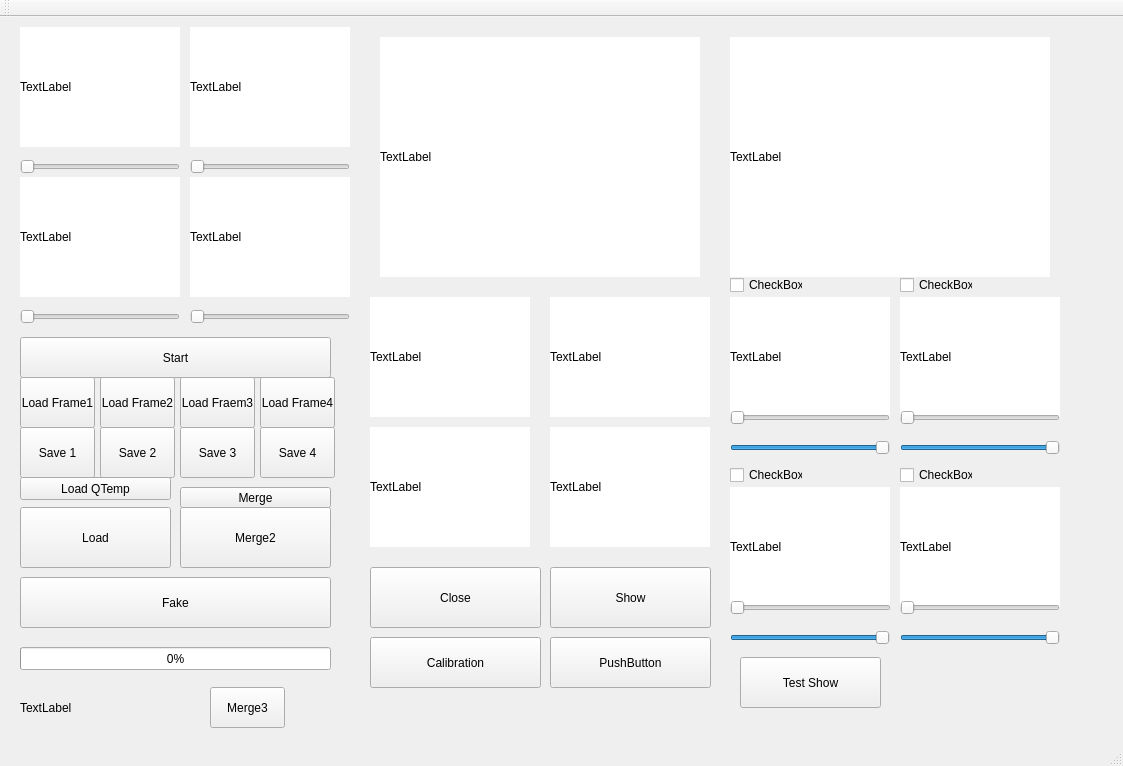
<?xml version="1.0" encoding="UTF-8"?>
<ui version="4.0">
 <class>MainWindow</class>
 <widget class="QMainWindow" name="MainWindow">
  <property name="geometry">
   <rect>
    <x>0</x>
    <y>0</y>
    <width>1123</width>
    <height>766</height>
   </rect>
  </property>
  <property name="windowTitle">
   <string>MainWindow</string>
  </property>
  <widget class="QWidget" name="centralWidget">
   <widget class="QPushButton" name="StartButton">
    <property name="geometry">
     <rect>
      <x>20</x>
      <y>320</y>
      <width>311</width>
      <height>41</height>
     </rect>
    </property>
    <property name="text">
     <string>Start</string>
    </property>
   </widget>
   <widget class="QPushButton" name="closeButton">
    <property name="geometry">
     <rect>
      <x>370</x>
      <y>550</y>
      <width>171</width>
      <height>61</height>
     </rect>
    </property>
    <property name="text">
     <string>Close</string>
    </property>
   </widget>
   <widget class="QLabel" name="label1">
    <property name="geometry">
     <rect>
      <x>20</x>
      <y>10</y>
      <width>160</width>
      <height>120</height>
     </rect>
    </property>
    <property name="styleSheet">
     <string notr="true">background-color: rgb(255, 255, 255);</string>
    </property>
    <property name="text">
     <string>TextLabel</string>
    </property>
   </widget>
   <widget class="QLabel" name="label2">
    <property name="geometry">
     <rect>
      <x>190</x>
      <y>10</y>
      <width>160</width>
      <height>120</height>
     </rect>
    </property>
    <property name="styleSheet">
     <string notr="true">background-color: rgb(255, 255, 255);</string>
    </property>
    <property name="text">
     <string>TextLabel</string>
    </property>
   </widget>
   <widget class="QLabel" name="label3">
    <property name="geometry">
     <rect>
      <x>20</x>
      <y>160</y>
      <width>160</width>
      <height>120</height>
     </rect>
    </property>
    <property name="styleSheet">
     <string notr="true">background-color: rgb(255, 255, 255);</string>
    </property>
    <property name="text">
     <string>TextLabel</string>
    </property>
   </widget>
   <widget class="QLabel" name="label4">
    <property name="geometry">
     <rect>
      <x>190</x>
      <y>160</y>
      <width>160</width>
      <height>120</height>
     </rect>
    </property>
    <property name="styleSheet">
     <string notr="true">background-color: rgb(255, 255, 255);</string>
    </property>
    <property name="text">
     <string>TextLabel</string>
    </property>
   </widget>
   <widget class="QLabel" name="labelresult">
    <property name="geometry">
     <rect>
      <x>380</x>
      <y>20</y>
      <width>320</width>
      <height>240</height>
     </rect>
    </property>
    <property name="styleSheet">
     <string notr="true">background-color: rgb(255, 255, 255);</string>
    </property>
    <property name="text">
     <string>TextLabel</string>
    </property>
   </widget>
   <widget class="QPushButton" name="pushButton_2">
    <property name="geometry">
     <rect>
      <x>180</x>
      <y>470</y>
      <width>151</width>
      <height>21</height>
     </rect>
    </property>
    <property name="text">
     <string>Merge</string>
    </property>
   </widget>
   <widget class="QPushButton" name="LF1Button">
    <property name="geometry">
     <rect>
      <x>20</x>
      <y>360</y>
      <width>75</width>
      <height>51</height>
     </rect>
    </property>
    <property name="text">
     <string>Load Frame1</string>
    </property>
   </widget>
   <widget class="QPushButton" name="LF2Button">
    <property name="geometry">
     <rect>
      <x>100</x>
      <y>360</y>
      <width>75</width>
      <height>51</height>
     </rect>
    </property>
    <property name="text">
     <string>Load Frame2</string>
    </property>
   </widget>
   <widget class="QPushButton" name="LF3Button">
    <property name="geometry">
     <rect>
      <x>180</x>
      <y>360</y>
      <width>75</width>
      <height>51</height>
     </rect>
    </property>
    <property name="text">
     <string>Load Fraem3</string>
    </property>
   </widget>
   <widget class="QPushButton" name="LF4Button">
    <property name="geometry">
     <rect>
      <x>260</x>
      <y>360</y>
      <width>75</width>
      <height>51</height>
     </rect>
    </property>
    <property name="text">
     <string>Load Frame4</string>
    </property>
   </widget>
   <widget class="QPushButton" name="Save1Button">
    <property name="geometry">
     <rect>
      <x>20</x>
      <y>410</y>
      <width>75</width>
      <height>51</height>
     </rect>
    </property>
    <property name="text">
     <string>Save 1</string>
    </property>
   </widget>
   <widget class="QPushButton" name="Save2Button">
    <property name="geometry">
     <rect>
      <x>100</x>
      <y>410</y>
      <width>75</width>
      <height>51</height>
     </rect>
    </property>
    <property name="text">
     <string>Save 2</string>
    </property>
   </widget>
   <widget class="QPushButton" name="Save3Button">
    <property name="geometry">
     <rect>
      <x>180</x>
      <y>410</y>
      <width>75</width>
      <height>51</height>
     </rect>
    </property>
    <property name="text">
     <string>Save 3</string>
    </property>
   </widget>
   <widget class="QPushButton" name="Save4Button">
    <property name="geometry">
     <rect>
      <x>260</x>
      <y>410</y>
      <width>75</width>
      <height>51</height>
     </rect>
    </property>
    <property name="text">
     <string>Save 4</string>
    </property>
   </widget>
   <widget class="QPushButton" name="LoadButton">
    <property name="geometry">
     <rect>
      <x>20</x>
      <y>490</y>
      <width>151</width>
      <height>61</height>
     </rect>
    </property>
    <property name="text">
     <string>Load</string>
    </property>
   </widget>
   <widget class="QPushButton" name="Merger_2Buttom">
    <property name="geometry">
     <rect>
      <x>180</x>
      <y>490</y>
      <width>151</width>
      <height>61</height>
     </rect>
    </property>
    <property name="text">
     <string>Merge2</string>
    </property>
   </widget>
   <widget class="QSlider" name="horizontalSlider_frame1">
    <property name="geometry">
     <rect>
      <x>20</x>
      <y>140</y>
      <width>160</width>
      <height>19</height>
     </rect>
    </property>
    <property name="maximum">
     <number>255</number>
    </property>
    <property name="orientation">
     <enum>Qt::Horizontal</enum>
    </property>
   </widget>
   <widget class="QSlider" name="horizontalSlider_frame2">
    <property name="geometry">
     <rect>
      <x>190</x>
      <y>140</y>
      <width>160</width>
      <height>19</height>
     </rect>
    </property>
    <property name="maximum">
     <number>255</number>
    </property>
    <property name="orientation">
     <enum>Qt::Horizontal</enum>
    </property>
   </widget>
   <widget class="QSlider" name="horizontalSlider_frame3">
    <property name="geometry">
     <rect>
      <x>20</x>
      <y>290</y>
      <width>160</width>
      <height>19</height>
     </rect>
    </property>
    <property name="maximum">
     <number>255</number>
    </property>
    <property name="orientation">
     <enum>Qt::Horizontal</enum>
    </property>
   </widget>
   <widget class="QSlider" name="horizontalSlider_frame4">
    <property name="geometry">
     <rect>
      <x>190</x>
      <y>290</y>
      <width>160</width>
      <height>19</height>
     </rect>
    </property>
    <property name="maximum">
     <number>255</number>
    </property>
    <property name="orientation">
     <enum>Qt::Horizontal</enum>
    </property>
   </widget>
   <widget class="QLabel" name="labelwarp1">
    <property name="geometry">
     <rect>
      <x>370</x>
      <y>280</y>
      <width>160</width>
      <height>120</height>
     </rect>
    </property>
    <property name="styleSheet">
     <string notr="true">background-color: rgb(255, 255, 255);</string>
    </property>
    <property name="text">
     <string>TextLabel</string>
    </property>
   </widget>
   <widget class="QLabel" name="labelwarp2">
    <property name="geometry">
     <rect>
      <x>550</x>
      <y>280</y>
      <width>160</width>
      <height>120</height>
     </rect>
    </property>
    <property name="styleSheet">
     <string notr="true">background-color: rgb(255, 255, 255);</string>
    </property>
    <property name="text">
     <string>TextLabel</string>
    </property>
   </widget>
   <widget class="QLabel" name="labelwarp3">
    <property name="geometry">
     <rect>
      <x>370</x>
      <y>410</y>
      <width>160</width>
      <height>120</height>
     </rect>
    </property>
    <property name="styleSheet">
     <string notr="true">background-color: rgb(255, 255, 255);</string>
    </property>
    <property name="text">
     <string>TextLabel</string>
    </property>
   </widget>
   <widget class="QLabel" name="labelwarp4">
    <property name="geometry">
     <rect>
      <x>550</x>
      <y>410</y>
      <width>160</width>
      <height>120</height>
     </rect>
    </property>
    <property name="styleSheet">
     <string notr="true">background-color: rgb(255, 255, 255);</string>
    </property>
    <property name="text">
     <string>TextLabel</string>
    </property>
   </widget>
   <widget class="QLabel" name="label_fakeResult">
    <property name="geometry">
     <rect>
      <x>730</x>
      <y>20</y>
      <width>320</width>
      <height>240</height>
     </rect>
    </property>
    <property name="styleSheet">
     <string notr="true">background-color: rgb(255, 255, 255);</string>
    </property>
    <property name="text">
     <string>TextLabel</string>
    </property>
   </widget>
   <widget class="QLabel" name="labelaffect1">
    <property name="geometry">
     <rect>
      <x>730</x>
      <y>280</y>
      <width>160</width>
      <height>120</height>
     </rect>
    </property>
    <property name="styleSheet">
     <string notr="true">background-color: rgb(255, 255, 255);</string>
    </property>
    <property name="text">
     <string>TextLabel</string>
    </property>
   </widget>
   <widget class="QLabel" name="labelaffect2">
    <property name="geometry">
     <rect>
      <x>900</x>
      <y>280</y>
      <width>160</width>
      <height>120</height>
     </rect>
    </property>
    <property name="styleSheet">
     <string notr="true">background-color: rgb(255, 255, 255);</string>
    </property>
    <property name="text">
     <string>TextLabel</string>
    </property>
   </widget>
   <widget class="QLabel" name="labelaffect3">
    <property name="geometry">
     <rect>
      <x>730</x>
      <y>470</y>
      <width>160</width>
      <height>120</height>
     </rect>
    </property>
    <property name="styleSheet">
     <string notr="true">background-color: rgb(255, 255, 255);</string>
    </property>
    <property name="text">
     <string>TextLabel</string>
    </property>
   </widget>
   <widget class="QLabel" name="labelaffect4">
    <property name="geometry">
     <rect>
      <x>900</x>
      <y>470</y>
      <width>160</width>
      <height>120</height>
     </rect>
    </property>
    <property name="styleSheet">
     <string notr="true">background-color: rgb(255, 255, 255);</string>
    </property>
    <property name="text">
     <string>TextLabel</string>
    </property>
   </widget>
   <widget class="QPushButton" name="Fake_Buttom">
    <property name="geometry">
     <rect>
      <x>20</x>
      <y>560</y>
      <width>311</width>
      <height>51</height>
     </rect>
    </property>
    <property name="text">
     <string>Fake</string>
    </property>
   </widget>
   <widget class="QProgressBar" name="progressBar_Merge">
    <property name="geometry">
     <rect>
      <x>20</x>
      <y>630</y>
      <width>311</width>
      <height>23</height>
     </rect>
    </property>
    <property name="value">
     <number>0</number>
    </property>
   </widget>
   <widget class="QPushButton" name="ShowButton">
    <property name="geometry">
     <rect>
      <x>550</x>
      <y>550</y>
      <width>161</width>
      <height>61</height>
     </rect>
    </property>
    <property name="text">
     <string>Show</string>
    </property>
   </widget>
   <widget class="QPushButton" name="CalibrationButton">
    <property name="geometry">
     <rect>
      <x>370</x>
      <y>620</y>
      <width>171</width>
      <height>51</height>
     </rect>
    </property>
    <property name="text">
     <string>Calibration</string>
    </property>
   </widget>
   <widget class="QPushButton" name="CalButton">
    <property name="geometry">
     <rect>
      <x>550</x>
      <y>620</y>
      <width>161</width>
      <height>51</height>
     </rect>
    </property>
    <property name="text">
     <string>PushButton</string>
    </property>
   </widget>
   <widget class="QPushButton" name="mergeButton">
    <property name="geometry">
     <rect>
      <x>210</x>
      <y>670</y>
      <width>75</width>
      <height>41</height>
     </rect>
    </property>
    <property name="text">
     <string>Merge3</string>
    </property>
   </widget>
   <widget class="QPushButton" name="pushButton">
    <property name="geometry">
     <rect>
      <x>20</x>
      <y>460</y>
      <width>151</width>
      <height>23</height>
     </rect>
    </property>
    <property name="text">
     <string>Load QTemp</string>
    </property>
   </widget>
   <widget class="QSlider" name="RSlider1">
    <property name="geometry">
     <rect>
      <x>730</x>
      <y>390</y>
      <width>160</width>
      <height>22</height>
     </rect>
    </property>
    <property name="maximum">
     <number>255</number>
    </property>
    <property name="orientation">
     <enum>Qt::Horizontal</enum>
    </property>
   </widget>
   <widget class="QSlider" name="RSlider2">
    <property name="geometry">
     <rect>
      <x>900</x>
      <y>390</y>
      <width>160</width>
      <height>22</height>
     </rect>
    </property>
    <property name="maximum">
     <number>255</number>
    </property>
    <property name="orientation">
     <enum>Qt::Horizontal</enum>
    </property>
   </widget>
   <widget class="QSlider" name="RSlider3">
    <property name="geometry">
     <rect>
      <x>730</x>
      <y>580</y>
      <width>161</width>
      <height>22</height>
     </rect>
    </property>
    <property name="maximum">
     <number>255</number>
    </property>
    <property name="orientation">
     <enum>Qt::Horizontal</enum>
    </property>
   </widget>
   <widget class="QSlider" name="RSlider4">
    <property name="geometry">
     <rect>
      <x>900</x>
      <y>580</y>
      <width>160</width>
      <height>22</height>
     </rect>
    </property>
    <property name="maximum">
     <number>255</number>
    </property>
    <property name="orientation">
     <enum>Qt::Horizontal</enum>
    </property>
   </widget>
   <widget class="QCheckBox" name="checkBox1">
    <property name="geometry">
     <rect>
      <x>730</x>
      <y>260</y>
      <width>73</width>
      <height>16</height>
     </rect>
    </property>
    <property name="text">
     <string>CheckBox</string>
    </property>
   </widget>
   <widget class="QCheckBox" name="checkBox2">
    <property name="geometry">
     <rect>
      <x>900</x>
      <y>260</y>
      <width>73</width>
      <height>16</height>
     </rect>
    </property>
    <property name="text">
     <string>CheckBox</string>
    </property>
   </widget>
   <widget class="QCheckBox" name="checkBox3">
    <property name="geometry">
     <rect>
      <x>730</x>
      <y>450</y>
      <width>73</width>
      <height>16</height>
     </rect>
    </property>
    <property name="text">
     <string>CheckBox</string>
    </property>
   </widget>
   <widget class="QCheckBox" name="checkBox4">
    <property name="geometry">
     <rect>
      <x>900</x>
      <y>450</y>
      <width>73</width>
      <height>16</height>
     </rect>
    </property>
    <property name="text">
     <string>CheckBox</string>
    </property>
   </widget>
   <widget class="QSlider" name="Filter1">
    <property name="geometry">
     <rect>
      <x>730</x>
      <y>420</y>
      <width>160</width>
      <height>22</height>
     </rect>
    </property>
    <property name="value">
     <number>99</number>
    </property>
    <property name="orientation">
     <enum>Qt::Horizontal</enum>
    </property>
   </widget>
   <widget class="QSlider" name="Filter2">
    <property name="geometry">
     <rect>
      <x>900</x>
      <y>420</y>
      <width>160</width>
      <height>22</height>
     </rect>
    </property>
    <property name="value">
     <number>99</number>
    </property>
    <property name="orientation">
     <enum>Qt::Horizontal</enum>
    </property>
   </widget>
   <widget class="QSlider" name="Filter3">
    <property name="geometry">
     <rect>
      <x>730</x>
      <y>610</y>
      <width>160</width>
      <height>22</height>
     </rect>
    </property>
    <property name="value">
     <number>99</number>
    </property>
    <property name="orientation">
     <enum>Qt::Horizontal</enum>
    </property>
   </widget>
   <widget class="QSlider" name="Filter4">
    <property name="geometry">
     <rect>
      <x>900</x>
      <y>610</y>
      <width>160</width>
      <height>22</height>
     </rect>
    </property>
    <property name="value">
     <number>99</number>
    </property>
    <property name="orientation">
     <enum>Qt::Horizontal</enum>
    </property>
   </widget>
   <widget class="QPushButton" name="showTestButton">
    <property name="geometry">
     <rect>
      <x>740</x>
      <y>640</y>
      <width>141</width>
      <height>51</height>
     </rect>
    </property>
    <property name="text">
     <string>Test Show</string>
    </property>
   </widget>
   <widget class="QLabel" name="Camera">
    <property name="geometry">
     <rect>
      <x>20</x>
      <y>670</y>
      <width>161</width>
      <height>41</height>
     </rect>
    </property>
    <property name="text">
     <string>TextLabel</string>
    </property>
   </widget>
  </widget>
  <widget class="QMenuBar" name="menuBar">
   <property name="geometry">
    <rect>
     <x>0</x>
     <y>0</y>
     <width>1123</width>
     <height>21</height>
    </rect>
   </property>
  </widget>
  <widget class="QToolBar" name="mainToolBar">
   <attribute name="toolBarArea">
    <enum>TopToolBarArea</enum>
   </attribute>
   <attribute name="toolBarBreak">
    <bool>false</bool>
   </attribute>
  </widget>
  <widget class="QStatusBar" name="statusBar"/>
 </widget>
 <layoutdefault spacing="6" margin="11"/>
 <resources/>
 <connections/>
</ui>
